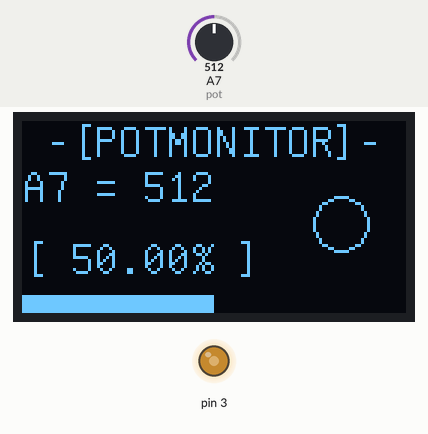
This sketch was run on a simulated Arduino Nano, built with avr-gcc and run on an emulated ATmega328P. Parts: 128×64 one-colour display, output pins drawn as LEDs (lit = HIGH). The inputs (shaded band) are chosen by the test bench; at power-on: A7 (pot) = 512.

Above: at 1.2 s.
1.3 s: A7 (pot) set to 7
At 2.9 s:
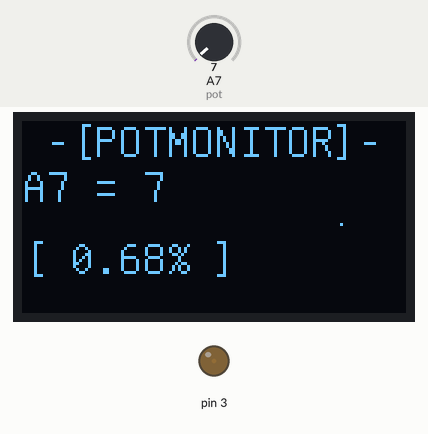
3.4 s: A7 (pot) set to 4
At 4.3 s:
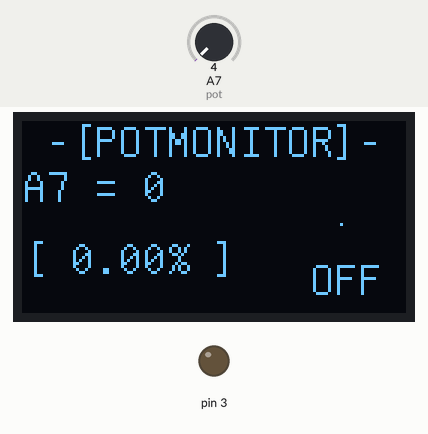
5.3 s: A7 (pot) set to 1023
At 6.2 s:
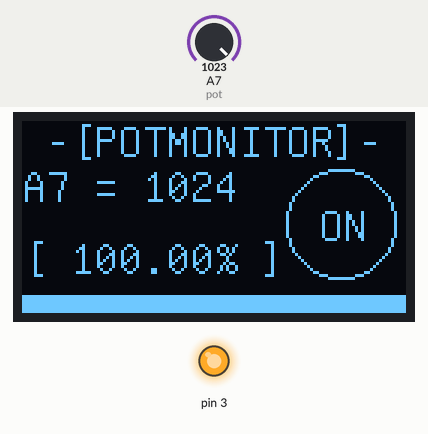
7.3 s: A7 (pot) set to 716
At 8.9 s:
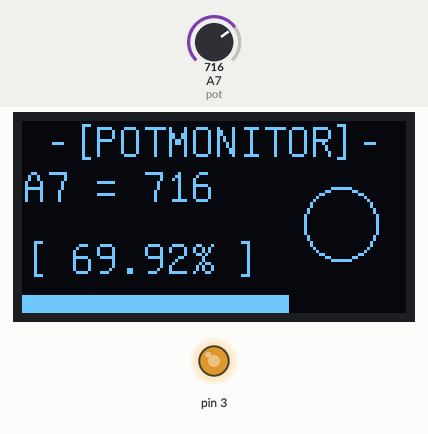
9.2 s: A7 (pot) set to 900
At 10.0 s:
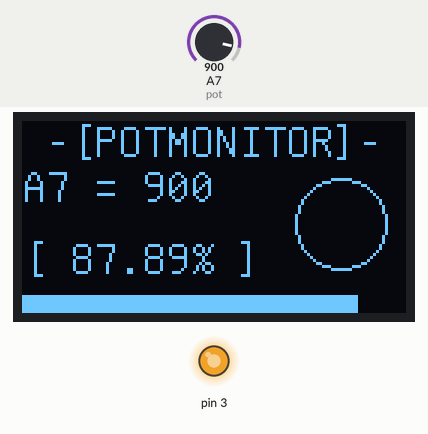
Timing chart, 0 to 12.1 s (numbered marks = the images above; inputs shaded):
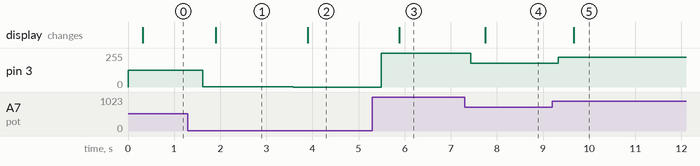

The sketch:

lcdpot.ino
```cpp
#include <U8glib.h>

#define pot A7

U8GLIB_SSD1306_128X64 u8g(U8G_I2C_OPT_NONE);

int val = 0;
int newVal = 0;
const int h = 64;
long t = 0;

String st[] = {" -[POTMONITOR]- ", "", "", "", ""};

void setup() {
  u8g.setFont(u8g_font_unifont);
  u8g.setColorIndex(1);
  pinMode(pot, 0);
  pinMode(3, 1);
}

void loop() {
  newVal = analogRead(pot);
  if ( abs(newVal-val) > 2 ) val = newVal; // jitter filter
  if ( val > 1015 ) val = 1024; // cut sides
  if ( val < 6 ) val = 0;

  analogWrite(3, map(val, 0, 1024, 0, 255));

  String valString(val);
  st[1] = "A7 = " + valString;
  st[3] = "[ " + String((val/1024.0)*100) + "% ]";
  draw();
}

void draw(){
  u8g.firstPage();
  do {

    u8g.drawStr(0, 12, st[0].c_str());
    for ( int i = 0; i <= 3; i++)
    {
      u8g.drawStr(0, h-i*12-1, st[4-i].c_str());
    }

    u8g.drawBox(0, 58, map(val, 0, 1024, 0, 128), 6);
    u8g.drawCircle(106, 34, map(val, 0, 1024, 0, 18));

    if ( val == 0 ) u8g.drawStr(96, 58, "OFF");
    if ( val == 1024 ) u8g.drawStr(99, 40, "ON");

  } while( u8g.nextPage() );
}
```

Measured:
- the behaviour switches between 6 and 5 on A7 (pot) (found by bisection; images 1 and 2)
- after the input at 1.3 s, pin 3: 127/255 → 1/255 after 0.32 s; the display: changes after 0.60 s (image 1)
- after the input at 3.4 s, pin 3: 1/255 → 0/255 after 0.18 s; the display: changes after 0.50 s (image 2)
- after the input at 5.3 s, pin 3: 0/255 → 255/255 after 0.19 s; the display: changes after 0.58 s (image 3)
- after the input at 7.3 s, pin 3: 255/255 → 178/255 after 0.13 s; the display: changes after 0.45 s (image 4)
- after the input at 9.2 s, pin 3: 178/255 → 224/255 after 0.13 s; the display: changes after 0.47 s (image 5)
